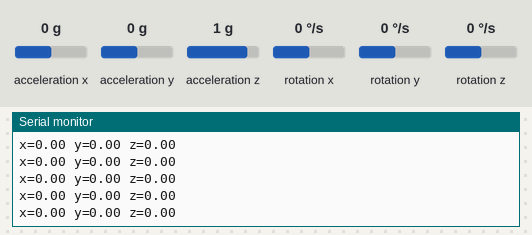
The sketch below on a simulated Arduino Uno, built with avr-gcc and run on an emulated ATmega328P. Parts: the last lines printed to the serial monitor. The inputs (shaded band) are chosen by the test bench; at power-on: acceleration x 0 g, acceleration y 0 g, rotation z 0 °/s, acceleration z 1 g, rotation x 0 °/s, rotation y 0 °/s.

Above: at 2.0 s.
2.1 s: acceleration x set to -1.4 g
At 2.15 s:
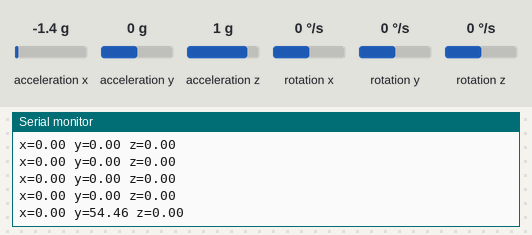
3.6 s: acceleration y set to -1.4 g
At 3.6 s:
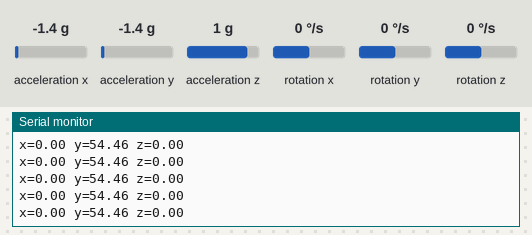
6.6 s: rotation z set to -192 °/s
At 6.7 s:
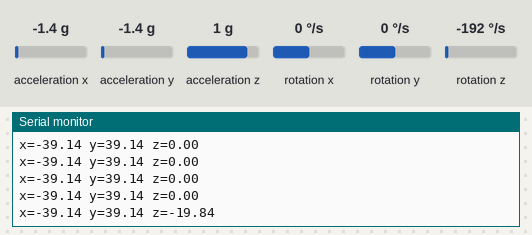
9.6 s: acceleration y set to 0 g
At 9.7 s:
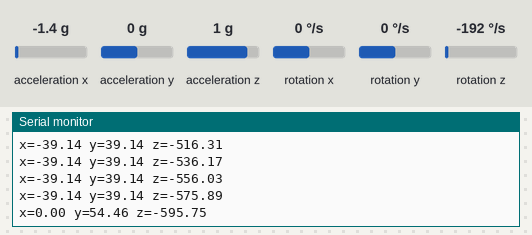
12.6 s: acceleration z set to -1.4 g
At 12.6 s:
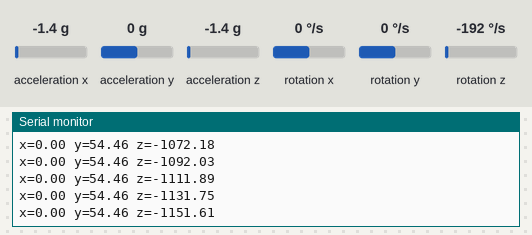
Timing chart, 0 to 15.1 s (numbered marks = the images above; inputs shaded):
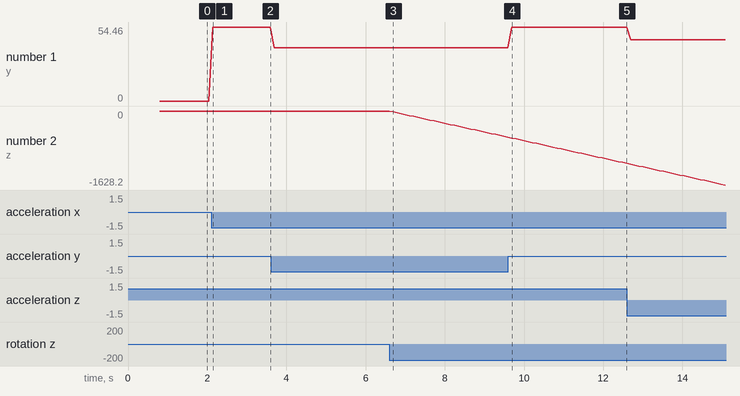

The sketch:

arduino_processing.ino
```cpp
// https://zhuanlan.zhihu.com/p/20303537

#include "MeOrion.h"
#include <Wire.h>

MeGyro gyro;
double x, y, z;

void setup()
{
    Serial.begin(9600);
    gyro.begin();
}

void loop()
{
    gyro.update();

    x = gyro.getAngleX();
    Serial.print("x=");
    Serial.print(x);
    y = gyro.getAngleY();
    Serial.print(" y=");
    Serial.print(y);
    z = gyro.getAngleZ();
    Serial.print(" z=");
    Serial.println(z);
    delay(100);
}

void sendData(char *startAddr, int length)
{
    for (int i = 0; i < length; ++i)
    {
        Serial.write(startAddr[length]);
    }
}
```

Measured:
- after the input at 2.1 s, the serial monitor: prints a new line after 0.05 s (image 1)
- after the input at 6.6 s, the serial monitor: prints a new line after 0.09 s (image 3)
- after the input at 9.6 s, the serial monitor: prints a new line after 0.10 s (image 4)
- plotted number 1: 0 → 54.46 after the input at 2.1 s, 54.46 → 39.14 after the input at 3.6 s, 39.14 → 54.46 after the input at 9.6 s, 54.46 → 45 after the input at 12.6 s
- plotted number 2: 0 → -575.89 after the input at 6.6 s, -575.89 → -1151.61 after the input at 9.6 s
